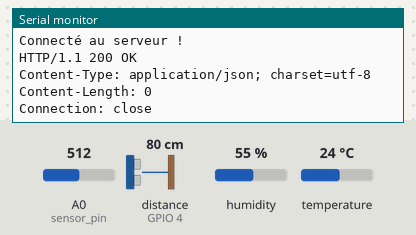
Simulated run of this sketch. Board: ESP8266 (NodeMCU). On the bench: the last lines printed to the serial monitor. Wiring (inferred from the names in the program): ultrasonic range finder: trigger GPIO 5; echo GPIO 4. Inputs (shaded band) come from the test bench; at power-on: distance to the obstacle (sensor on GPIO 4) 80 cm, humidity 55 %, A0 (sensor_pin) = 512, temperature 24 °C. The echo pulse lasts 58.3 µs per cm; WiFi joins after 1.5 s; servers stay silent unless stated; uploads are accepted with an empty reply.

Above: at 3.2 s.
3.3 s: distance to the obstacle (sensor on GPIO 4) set to 2 cm
At 5.2 s:
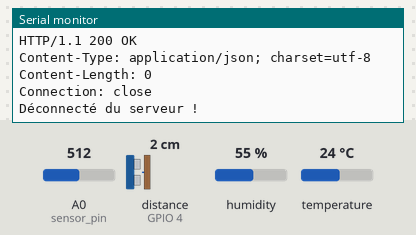
12.0 s: humidity set to 22 %
At 16.27 s:
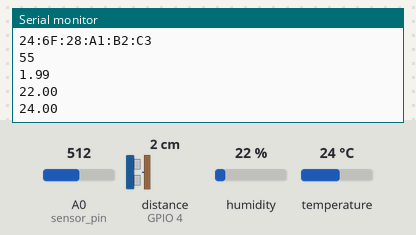
18.7 s: A0 (sensor_pin) set to 716
At 25.1 s:
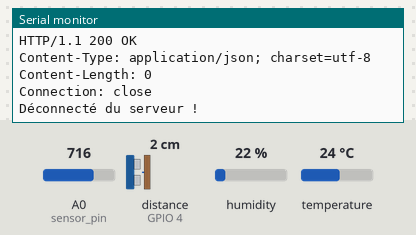
25.4 s: temperature set to 12 °C
At 29.85 s:
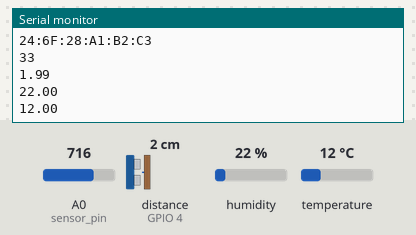
32.1 s: distance to the obstacle (sensor on GPIO 4) set to 4 cm
At 36.64 s:
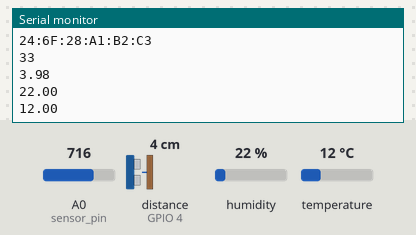
38.8 s: A0 (sensor_pin) set to 992
At 46.0 s:
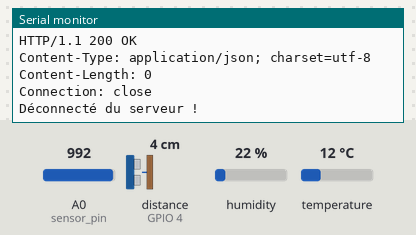
Timing chart, 0 to 46.5 s (numbered marks = the images above; inputs shaded):
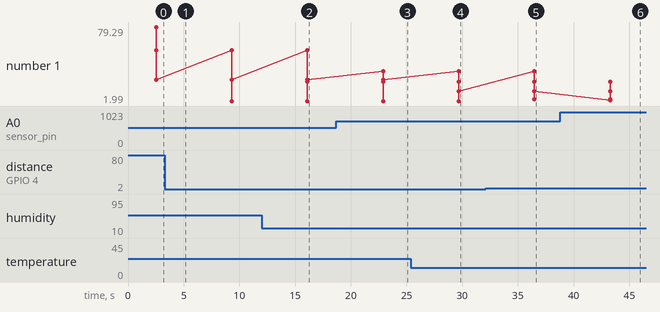

The sketch:

shaftcare.ino
```cpp
/*
  ESP32 Soil Moisture Sensor
  http:://www.electronicwings.com
*/

#include "DHT.h"
#include <ESP8266WiFi.h>

// wifi access id and mdp , server host and port
// const char* ssid = "ASUSOW"; // Nom du réseau Wi-Fi
// const char* password = "22052000"; // Mot de passe du réseau Wi-Fi
const char *ssid = "ShaftCare";                             // Nom du réseau Wi-Fi
const char *password = "ShaftCare2023";                     // Mot de passe du réseau Wi-Fi
const char *serverAddress = "agireau.biristechnologie.com"; // Adresse IP à joindre
const int serverPort = 3000;                                // Port de communication

// Soil moisiture default value
int sensorValueMin = 100;  // Remplacez par la valeur minimale lue en sol humide
int sensorValueMax = 1023; // Remplacez par la valeur maximale lue en sol sec

// wifi init client
WiFiClient client; // Client Wi-Fi pour la communication
#define DHTPIN 12
#define DHTTYPE DHT11
// DHTTYPE = DHT11, mais il existe aussi le DHT22 et 21

#define TRIG_PIN 5 // ESP32 pin GIOP23 connected to Ultrasonic Sensor's TRIG pin
#define ECHO_PIN 4 // ESP32 pin GIOP22 connected to Ultrasonic Sensor's ECHO pin
float duration_us, distance_cm;

DHT dht(DHTPIN, DHTTYPE); // constructeur pour déclarer notre capteur
String macAddress;
int _moisture, sensor_analog;
const int sensor_pin = A0; /* Soil moisture sensor O/P pin */

void setup(void)
{
    Serial.begin(115200); /* Set the baudrate to 115200*/
    dht.begin();
    // configure the trigger pin to output mode
    pinMode(TRIG_PIN, OUTPUT);
    // configure the echo pin to input mode
    pinMode(ECHO_PIN, INPUT);
    // Connexion au réseau Wi-Fi
    WiFi.begin(ssid, password);

    while (WiFi.status() != WL_CONNECTED)
    {
        delay(1000);
        Serial.println("Connexion au réseau Wi-Fi...");
    }

    Serial.println("Connecté au réseau Wi-Fi !");
}

void loop(void)
{
    String macAddress = getMacAddress();
    int SoilMoisture = getSoilMoisture();
    float size = getUltrasonData();
    float ambiantHumidity = getdhtHumidity();
    float ambiantTemperature = getdhtTemp();
    Serial.println(macAddress);
    Serial.println(SoilMoisture);
    Serial.println(size);
    Serial.println(ambiantHumidity);
    Serial.println(ambiantTemperature);
    sendShaftCareData(macAddress, SoilMoisture, size, ambiantHumidity, ambiantTemperature);
}

String getMacAddress()
{
    // Get the MAC address and store it in the global variable
    String macAddress = WiFi.macAddress();

    // Print the MAC address for verification
    return macAddress;
}
int getSoilMoisture()
{
    int soilMoistureValue = analogRead(sensor_pin);
    // Convertir la valeur brute en pourcentage d'humidité
    int moisturePercentage = map(soilMoistureValue, sensorValueMin, sensorValueMax, 100, 0);
    _moisture = constrain(moisturePercentage, 0, 100); // Assurer que la valeur reste entre 0 et 100
    return _moisture;
    delay(1000);
}
float getUltrasonData()
{
    digitalWrite(TRIG_PIN, HIGH);
    delayMicroseconds(10);
    digitalWrite(TRIG_PIN, LOW);
    // measure duration of pulse from ECHO pin
    duration_us = pulseIn(ECHO_PIN, HIGH);
    // calculate the distance
    distance_cm = 0.017 * duration_us;

    // print the value to Serial Monitor
    delay(500);
    return distance_cm;
}
float getdhtHumidity()
{
    float ambianthumidity = dht.readHumidity();
    if (isnan(ambianthumidity))
    {
        Serial.println("Echec reception");
        return 0.0;
        // Renvoie une erreur si l'ESP32 ne reçoit aucune mesure
    }
    return ambianthumidity;
}
float getdhtTemp()
{
    float ambiantTemp = dht.readTemperature();
    if (isnan(ambiantTemp))
    {
        Serial.println("Echec reception");
        return 0.0;
        // Renvoie une erreur si l'ESP32 ne reçoit aucune mesure
    }
    return ambiantTemp;
}
void sendShaftCareData(String macAddress, float SoilMoisture, int size, float ambiantHumidity, float ambiantTemperature)
{
    if (!client.connected())
    {
        if (client.connect(serverAddress, serverPort))
        {
            Serial.println("Connecté au serveur !");

            // Envoyer des données au serveur
            String url = "/api/captor-data/?ambiantTemperature=" + String(ambiantTemperature) + "&SizePlant=" + String(size) + "&SoilMoisture=" + String(SoilMoisture) + "&macAddress=" + macAddress + "&ambiantHumidity=" + String(ambiantHumidity);
            client.print("POST " + url + " HTTP/1.1\r\n");
            client.println("Host: " + String(serverAddress));
            client.println("Connection: close");
            client.println();
        }
        else
        {
            Serial.println("Échec de la connexion au serveur !");
        }
    }

    // Lire la réponse du serveur
    while (client.available())
    {
        String response = client.readStringUntil('\r');
        Serial.print(response);
    }

    if (!client.connected())
    {
        client.stop();
        Serial.println("Déconnecté du serveur !");

        delay(5000);
    }
}
```

Measured:
- after the input at 12.0 s, the serial monitor: prints a new line after 4.1 s (image 2)
- after the input at 18.7 s, the serial monitor: prints a new line after 4.2 s (image 3)
- after the input at 25.4 s, the serial monitor: prints a new line after 4.3 s (image 4)
- after the input at 32.1 s, the serial monitor: prints a new line after 4.4 s (image 5)
- after the input at 38.8 s, the serial monitor: prints a new line after 4.5 s (image 6)
- plotted number 1: 24 → 12 after the input at 25.4 s
